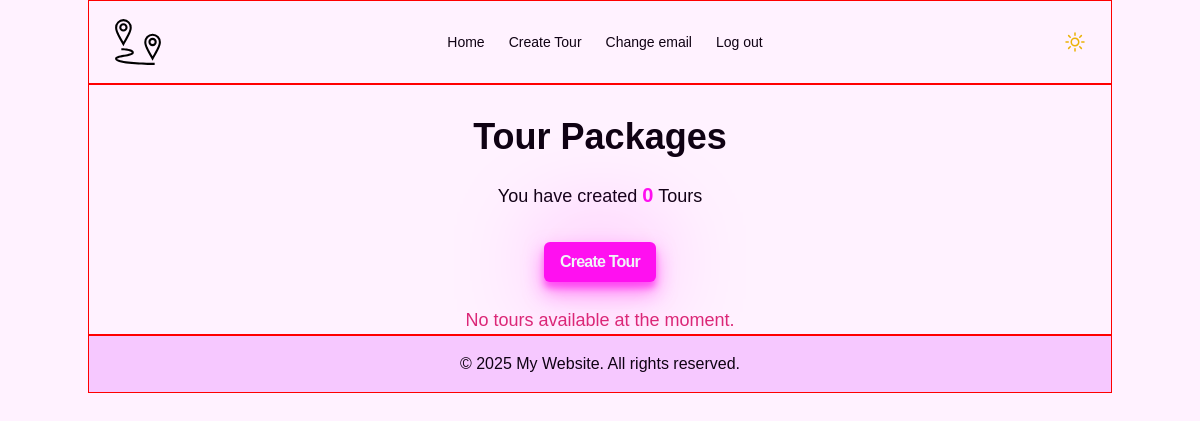
The page /tour/ (signed in) on the database as committed earlier.
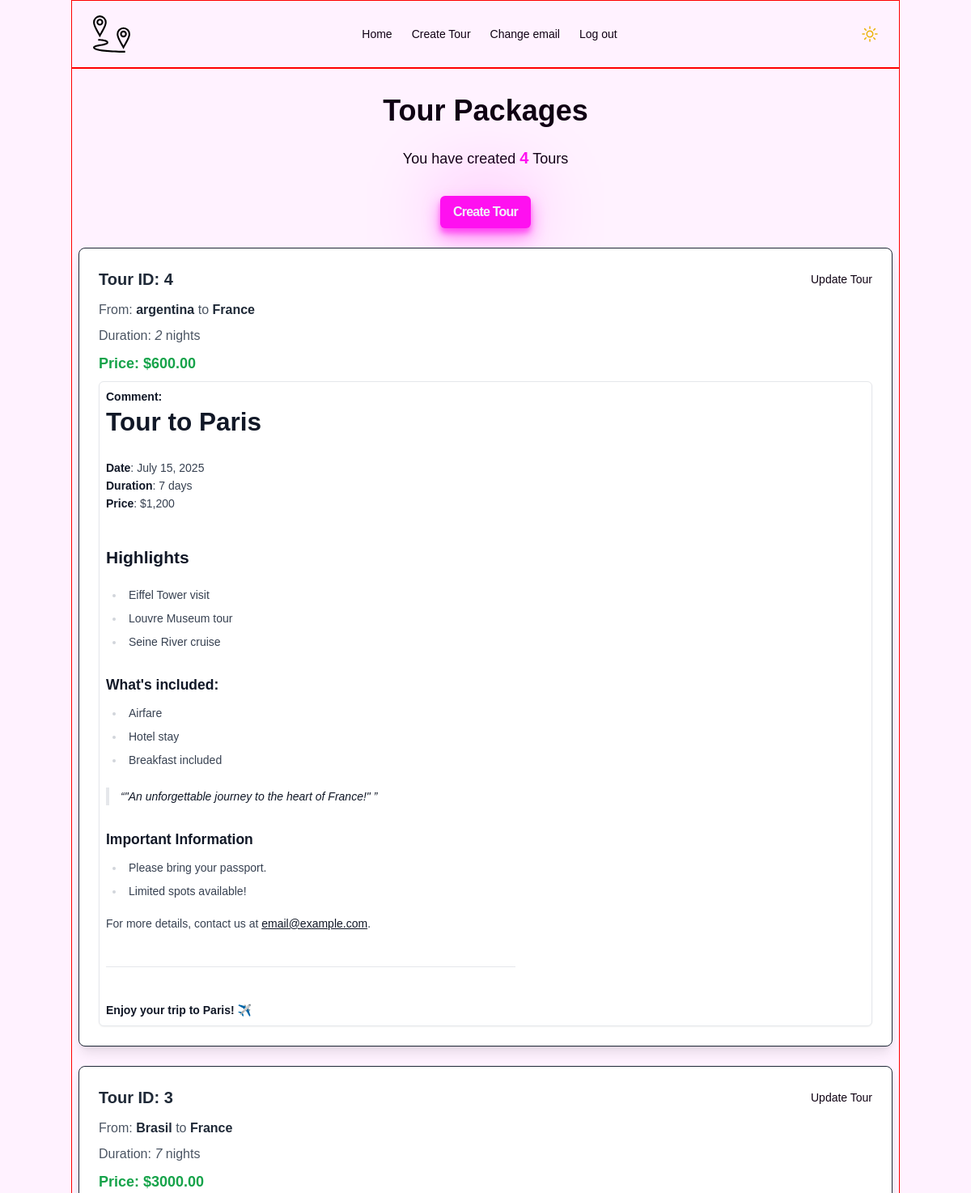
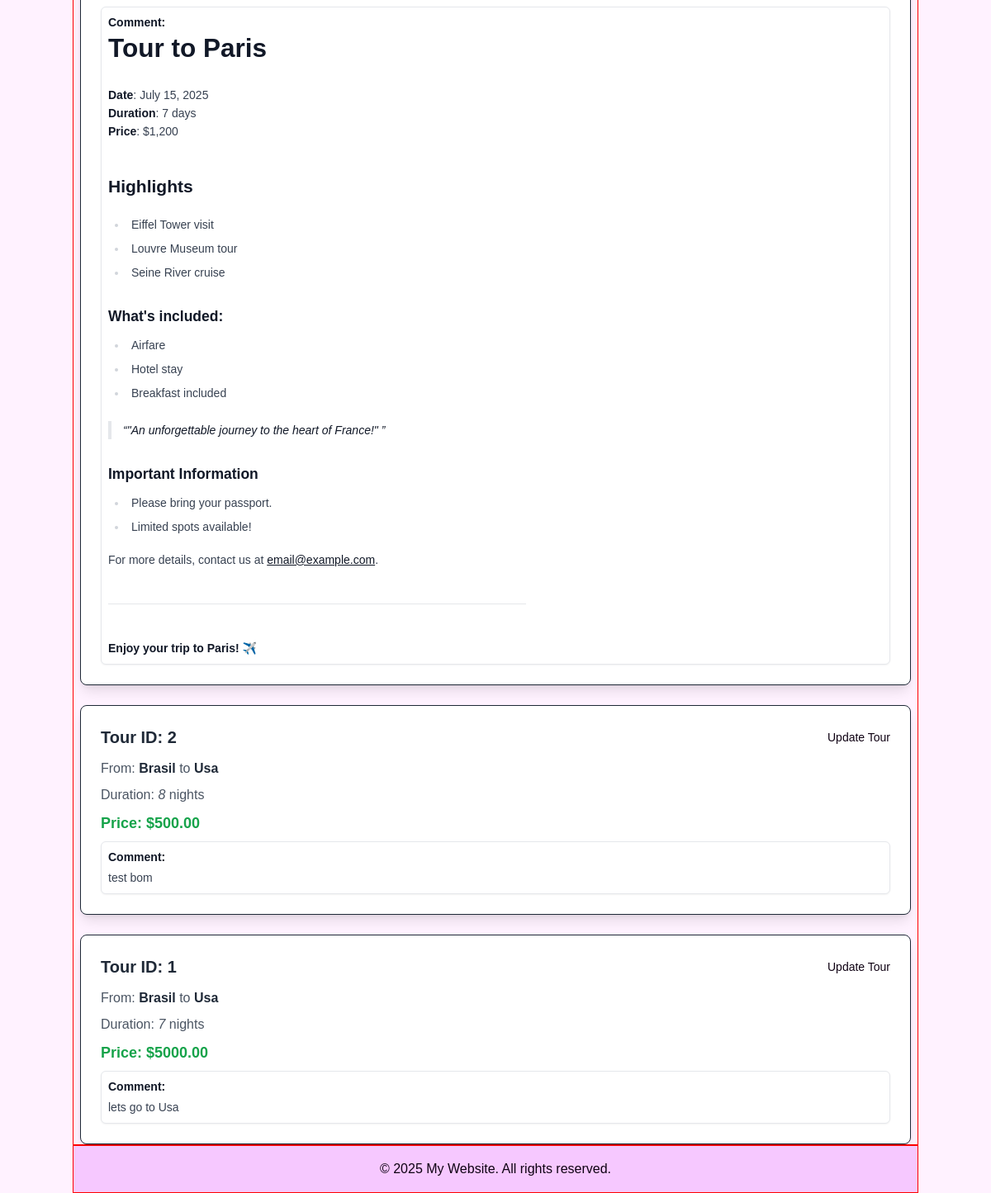
The same page on the database as committed later (2 pictures, top to bottom).
### app/models.py (models this page shows, shortened)
class UserProfile(AbstractUser):
    email = models.EmailField("email_address", max_length=255, unique=True)
    USERNAME_FIELD = "email"
    REQUIRED_FIELDS = []
    objects = UserProfileManager()  # Custom manager

class Tour(models.Model):
    oringin_contry = models.CharField(max_length=64)
    destination_country = models.CharField(max_length=64)
    number_of_nights = models.IntegerField()
    price = models.DecimalField(max_digits=10, decimal_places=2)
    comment = models.TextField(blank=True, default="")
    status = models.CharField(max_length=20, choices=TOUR_STATUS, default="active")
    create_at = models.DateTimeField(auto_now_add=True)
    update_at = models.DateTimeField(auto_now=True)
    creator = models.ForeignKey(
        settings.AUTH_USER_MODEL, on_delete=models.CASCADE, related_name="tours"
    )
    @property
    def origin_country(self):
        return self.oringin_contry  # Alias for correct naming

### app/views.py (the view)
# urls.py: path("", TourListView.as_view(), name="home"),
class TourListView(LoginRequiredMixin, ListView):
    template_name = "app/home.html"
    model = Tour
    context_object_name = "tours"
    def get_queryset(self) -> QuerySet[Any]:
        return Tour.objects.filter(creator=self.request.user).order_by("-create_at")

### app/templatetags/markdown_filter.py (called while the page is built)
@register.filter
def markdown_to_html(value):
    return markdown.markdown(value)

### templates/app/home.html (shortened to what this page needs)
{% extends 'app/base.html' %}
{% load humanize %}
{% load markdown_filter %}
{% block content %}
  <div class="container mx-auto px-4 py-8">
    <h1 class="text-center text-4xl font-extrabold mb-6">Tour Packages</h1>
    <p class="text-center text-lg font-medium">
      You have created <span class="text-xl font-semibold text-clr-neon-pink">{{ user.tours.count|intcomma }}</span>
      Tour{{ user.tours.count|pluralize }}
    </p>
  </div>
  <div class="mb-6 text-center">
    <a href="{% url 'tour_create' %}" class="btn">Create Tour</a>
  </div>
  {% if tours %}
    <div class="grid grid-cols-[repeat(auto-fit,minmax(250px,1fr))] gap-6">
      <ul class="space-y-6">
        {% for tour in tours %}
          <li class="border border-gray-800 rounded-lg shadow-lg p-6 bg-white">
            <div class="flex justify-between items-center">
              <h2 class="text-xl font-bold text-gray-800">Tour ID: {{ tour.id }}</h2>
              <a href="{% url 'tour_update' tour.id %}" class="text-sm hover:text-clr-neon-pink">Update Tour</a>
            </div>
            <div class="mt-3 text-gray-600">
              <p>
                From: <strong class="text-gray-800">{{ tour.origin_country }}</strong> to <strong class="text-gray-800">{{ tour.destination_country }}</strong>
              </p>
              <p class="mt-2">
                Duration: <span class="italic">{{ tour.number_of_nights }}</span> nights
              </p>
              <p class="mt-2 text-lg font-semibold text-green-600">Price: ${{ tour.price }}</p>
              <div class="p-2 mt-2 bg-white border rounded-md shadow-sm">
                <p class="text-sm font-semibold text-gray-900">Comment:</p>
                <div class="mt-1 text-sm text-gray-700 prose">{{ tour.comment|markdown_to_html|safe|default:'No comment available.' }}</div>
              </div>
            </div>
          </li>
        {% endfor %}
      </ul>
    </div>
  {% else %}
    <p class="text-center text-pink-600 text-lg">No tours available at the moment.</p>
  {% endif %}
{% endblock %}

### templates/app/base.html (shortened to what this page needs)
{% load static tailwind_tags %}
<!DOCTYPE html>
<html lang="en" class="{% if request.COOKIES.dark_mode == 'true' %}dark{% endif %}">
  <head>
    {% tailwind_css %}
    <link rel="stylesheet" href="https://cdn.jsdelivr.net/npm/easymde/dist/easymde.min.css" />
  </head>
  <body>
    <main class="grid grid-cols-2 items-center justify-center">
      <header class="col-span-3 holder">
        <nav class="flex items-center justify-between max-sm:justify-start p-4">
          <div class="flex space-x-6 text-sm max-sm:text-xs">
            <a href="{% url 'home' %}" class="hover:text-clr-neon-pink duration-300">Home</a>
            <a href="{% url 'tour_create' %}" class="hover:text-clr-neon-pink duration-300">Create Tour</a>
            {% if user.is_authenticated %}
              <a href="{% url 'account_email' %}" class="hover:text-clr-neon-pink duration-300">Change email</a>
              <form method="POST" action="{% url 'account_logout' %}" class="inline">
                <button type="submit" class="hover:text-clr-neon-pink duration-300 bg-transparent border-none p-0">Log out</button>
              </form>
            {% else %}
              <a href="{% url 'account_login' %}" class="hover:text-green-500">Log in</a>
              <a href="{% url 'signup' %}" class="hover:text-green-500">Sign up</a>
            {% endif %}
          </div>
          <button id="dark-mode-toggle" class="flex items-center justify-end space-x-2 pl-4">
          </button>
        </nav>
      </header>
      <section class="holder col-span-3">
        {% block content %}
        {% endblock %}
      </section>
      <footer class="bg-background2 holder p-4 col-span-3">
        <div class="mx-auto text-center">
          <p>&copy; 2025 My Website. All rights reserved.</p>
        </div>
      </footer>
    </main>
  </body>
</html>

Rows that differ between the two databases and show on the page:
changed UserProfile: tours.count "0" → "4"
added Tour: id "4", origin_country "argentina", destination_country "France", number_of_nights "2", price "600.00", comment "Tour to Paris Date : July 15, 2025 Duration : 7 days Price : $1,200 Highlights Eiffel Tower visit Louvre Museum tour Seine River cruise What's included: Airfare Hotel stay Breakfast included \"An unforgettable journey to the heart of France!\" Important Information Please bring your passport. Limited spots available! For more details, contact us at email@example.com . Enjoy your trip to Paris! ✈️"
added Tour: id "3", origin_country "Brasil", destination_country "France", number_of_nights "7", price "3000.00", comment "Tour to Paris Date : July 15, 2025 Duration : 7 days Price : $1,200 Highlights Eiffel Tower visit Louvre Museum tour Seine River cruise What's included: Airfare Hotel stay Breakfast included \"An unforgettable journey to the heart of France!\" Important Information Please bring your passport. Limited spots available! For more details, contact us at email@example.com . Enjoy your trip to Paris! ✈️"
added Tour: id "2", origin_country "Brasil", destination_country "Usa", number_of_nights "8", price "500.00", comment "test bom"
now on this page (row edited): Tour: id "1", origin_country "Brasil", destination_country "Usa", number_of_nights "7", price "5000.00", comment "lets go to Usa"
Other text that changed with them:
text no longer shown: "No tours available at the moment."
